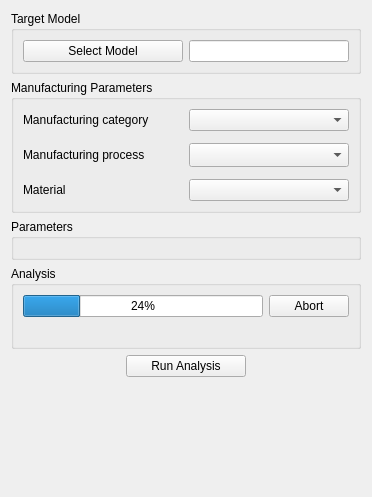
<?xml version="1.0" encoding="UTF-8"?>
<ui version="4.0">
 <class>Form</class>
 <widget class="QWidget" name="Form">
  <property name="geometry">
   <rect>
    <x>0</x>
    <y>0</y>
    <width>372</width>
    <height>497</height>
   </rect>
  </property>
  <property name="windowTitle">
   <string>Form</string>
  </property>
  <layout class="QVBoxLayout" name="verticalLayout">
   <item>
    <widget class="QGroupBox" name="gbTarget">
     <property name="title">
      <string>Target Model</string>
     </property>
     <property name="alignment">
      <set>Qt::AlignmentFlag::AlignLeading|Qt::AlignmentFlag::AlignLeft|Qt::AlignmentFlag::AlignTop</set>
     </property>
     <layout class="QHBoxLayout" name="horizontalLayout" stretch="1,1">
      <item>
       <widget class="QPushButton" name="pbSelectModel">
        <property name="toolTip">
         <string>Sets the target object for analysis</string>
        </property>
        <property name="text">
         <string>Select Model</string>
        </property>
       </widget>
      </item>
      <item>
       <widget class="QLineEdit" name="leSelectModel">
        <property name="toolTip">
         <string>&lt;html&gt;&lt;head/&gt;&lt;body&gt;&lt;p&gt;The design the DFM analysis will run on.&lt;/p&gt;&lt;/body&gt;&lt;/html&gt;</string>
        </property>
        <property name="text">
         <string/>
        </property>
       </widget>
      </item>
     </layout>
    </widget>
   </item>
   <item>
    <widget class="QGroupBox" name="gbParams">
     <property name="title">
      <string>Manufacturing Parameters</string>
     </property>
     <property name="flat">
      <bool>false</bool>
     </property>
     <layout class="QGridLayout" name="gridLayout" columnstretch="1,1">
      <property name="verticalSpacing">
       <number>12</number>
      </property>
      <item row="0" column="0">
       <widget class="QLabel" name="lSelectProcess">
        <property name="text">
         <string>Manufacturing category</string>
        </property>
       </widget>
      </item>
      <item row="0" column="1">
       <widget class="QComboBox" name="cbManCategory">
        <property name="sizePolicy">
         <sizepolicy hsizetype="Ignored" vsizetype="Fixed">
          <horstretch>0</horstretch>
          <verstretch>0</verstretch>
         </sizepolicy>
        </property>
        <property name="toolTip">
         <string>&lt;html&gt;&lt;head/&gt;&lt;body&gt;&lt;p&gt;Selects the high-level manufacturing category. After a selection is made, the &amp;quot;Manufacturing process&amp;quot; may be chosen.&lt;/p&gt;&lt;/body&gt;&lt;/html&gt;</string>
        </property>
       </widget>
      </item>
      <item row="1" column="0">
       <widget class="QLabel" name="lMProcess">
        <property name="text">
         <string>Manufacturing process</string>
        </property>
       </widget>
      </item>
      <item row="1" column="1">
       <widget class="QComboBox" name="cbManProcess">
        <property name="sizePolicy">
         <sizepolicy hsizetype="Ignored" vsizetype="Fixed">
          <horstretch>0</horstretch>
          <verstretch>0</verstretch>
         </sizepolicy>
        </property>
        <property name="toolTip">
         <string>&lt;html&gt;&lt;head/&gt;&lt;body&gt;&lt;p&gt;The manufcaturing process the design will be checked against.&lt;/p&gt;&lt;/body&gt;&lt;/html&gt;</string>
        </property>
        <property name="sizeAdjustPolicy">
         <enum>QComboBox::SizeAdjustPolicy::AdjustToMinimumContentsLengthWithIcon</enum>
        </property>
       </widget>
      </item>
      <item row="2" column="0">
       <widget class="QLabel" name="lMaterial">
        <property name="text">
         <string>Material</string>
        </property>
       </widget>
      </item>
      <item row="2" column="1">
       <widget class="QComboBox" name="cbMaterial">
        <property name="sizePolicy">
         <sizepolicy hsizetype="Ignored" vsizetype="Fixed">
          <horstretch>0</horstretch>
          <verstretch>0</verstretch>
         </sizepolicy>
        </property>
        <property name="toolTip">
         <string>&lt;html&gt;&lt;head/&gt;&lt;body&gt;&lt;p&gt;The material of the design. This affects parameters associated to rules.&lt;/p&gt;&lt;/body&gt;&lt;/html&gt;</string>
        </property>
       </widget>
      </item>
     </layout>
    </widget>
   </item>
   <item>
    <widget class="QGroupBox" name="gbOptions">
     <property name="title">
      <string>Parameters</string>
     </property>
     <layout class="QVBoxLayout" name="verticalLayout_3"/>
    </widget>
   </item>
   <item>
    <widget class="QGroupBox" name="gbAnalysis">
     <property name="title">
      <string>Analysis</string>
     </property>
     <layout class="QVBoxLayout" name="verticalLayout_2">
      <item>
       <layout class="QGridLayout" name="glRunning">
        <item row="0" column="1" alignment="Qt::AlignmentFlag::AlignHCenter">
         <widget class="QPushButton" name="pbAbort">
          <property name="minimumSize">
           <size>
            <width>80</width>
            <height>0</height>
           </size>
          </property>
          <property name="toolTip">
           <string>Cancels the current analysis</string>
          </property>
          <property name="text">
           <string>Abort</string>
          </property>
         </widget>
        </item>
        <item row="0" column="0">
         <widget class="QProgressBar" name="progressBar">
          <property name="toolTip">
           <string>Displays the progression of the DFM analysis.</string>
          </property>
          <property name="value">
           <number>24</number>
          </property>
         </widget>
        </item>
        <item row="1" column="0">
         <widget class="QLabel" name="lProgress">
          <property name="toolTip">
           <string>The current state of the analysis</string>
          </property>
          <property name="text">
           <string/>
          </property>
         </widget>
        </item>
       </layout>
      </item>
     </layout>
    </widget>
   </item>
   <item alignment="Qt::AlignmentFlag::AlignHCenter">
    <widget class="QPushButton" name="pbRunAnalysis">
     <property name="minimumSize">
      <size>
       <width>120</width>
       <height>0</height>
      </size>
     </property>
     <property name="maximumSize">
      <size>
       <width>100</width>
       <height>16777215</height>
      </size>
     </property>
     <property name="toolTip">
      <string>Starts the analysis process for the selected model</string>
     </property>
     <property name="text">
      <string>Run Analysis</string>
     </property>
    </widget>
   </item>
   <item>
    <spacer name="verticalSpacer">
     <property name="orientation">
      <enum>Qt::Orientation::Vertical</enum>
     </property>
     <property name="sizeHint" stdset="0">
      <size>
       <width>20</width>
       <height>40</height>
      </size>
     </property>
    </spacer>
   </item>
  </layout>
 </widget>
 <resources/>
 <connections/>
</ui>
